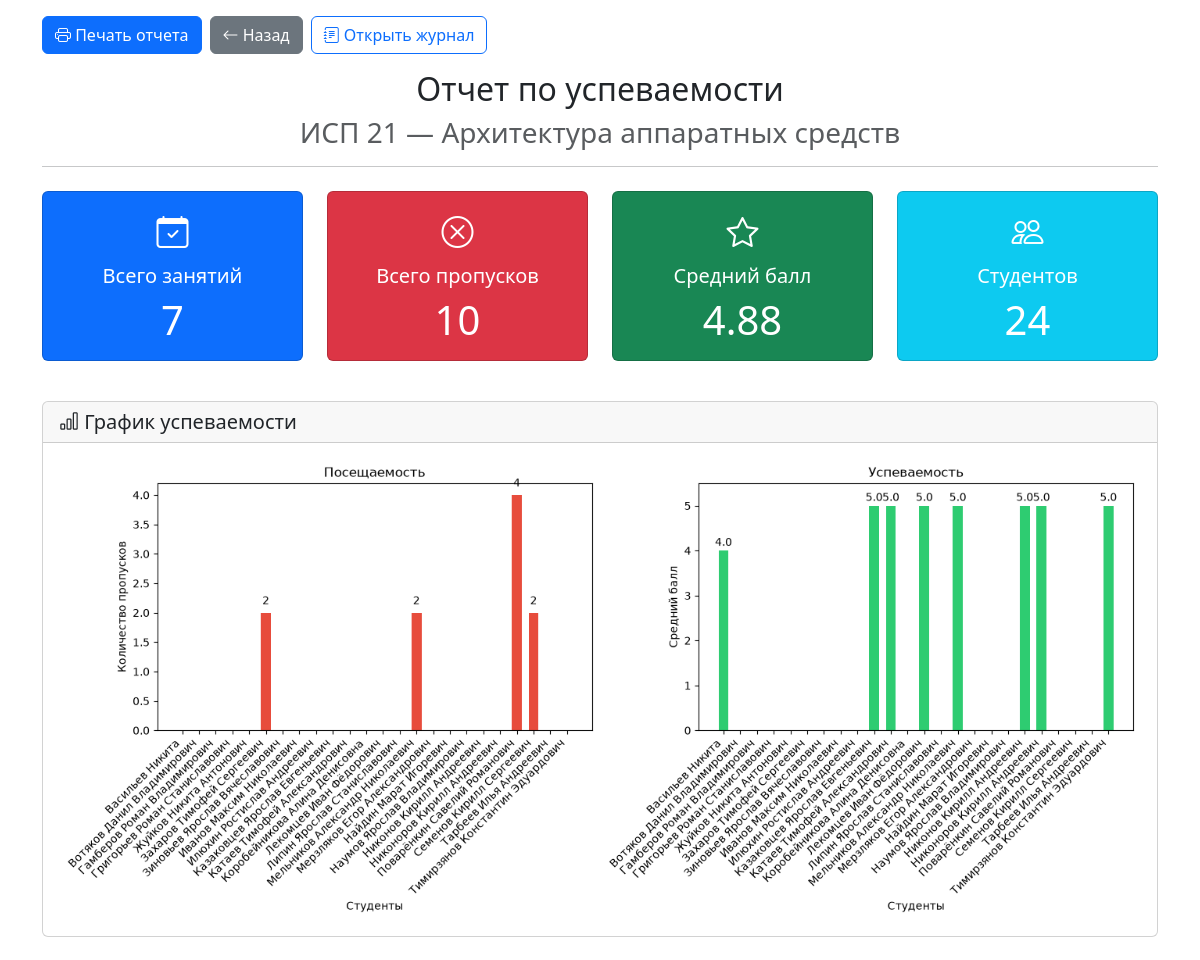
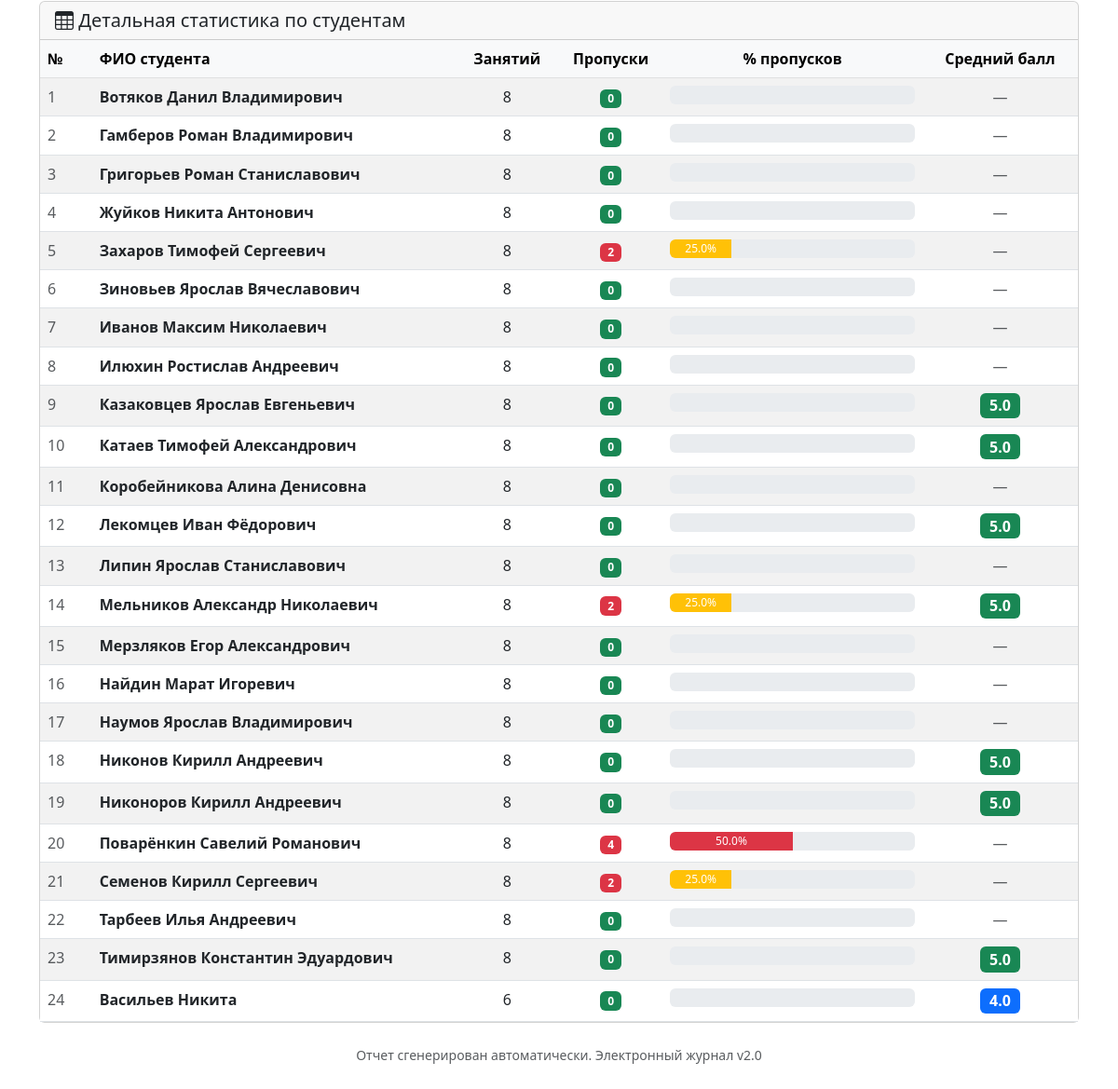
The page /reports/1 (signed in) on the database its author committed (2 pictures, top to bottom).
### tables this page shows
CREATE TABLE groups (
            id INTEGER PRIMARY KEY AUTOINCREMENT,
            name TEXT UNIQUE NOT NULL
        , code TEXT, academic_year_id INTEGER);

CREATE TABLE subjects (
            id INTEGER PRIMARY KEY AUTOINCREMENT,
            name TEXT NOT NULL
        );

CREATE TABLE students (
            id INTEGER PRIMARY KEY AUTOINCREMENT,
            group_id INTEGER NOT NULL,
            full_name TEXT NOT NULL,
            FOREIGN KEY (group_id) REFERENCES groups(id) ON DELETE CASCADE
        );

### routes.py (the view)
@main_bp.route('/reports/<int:gsid>')
@login_required
def view_report(gsid):
    pair = GroupSubject.get_by_id(gsid)
    if not pair:
        flash('Пара не найдена', 'danger')
        return redirect(url_for('main.reports'))
    semester = request.args.get('semester', None, type=int)
    stats = JournalManager.get_statistics(gsid, semester)
    students = Student.get_by_group(pair['group_id'])
    student_stats = {}
    for s in stats['students']:
        st = Student.get_by_id(s['student_id'])
        if st:
            total_considered = (s['absences'] or 0) + (s['attendances'] or 0)
            student_stats[s['student_id']] = {
                'name': st['full_name'],
                'absences': s['absences'],
                'attendances': s['attendances'],
                'total': total_considered,
                'avg_grade': round(s['avg_grade'] or 0, 2),
                'absence_percent': round(
                    ((s['absences'] or 0) / total_considered * 100) if total_considered > 0 else 0,
                    1
                )
            }
    cf = f'report_{gsid}.png'
    cp = os.path.join(Config.STATIC_FOLDER, 'charts', cf)
    os.makedirs(os.path.dirname(cp), exist_ok=True)
    names = [s['full_name'] for s in students]
    absences = [student_stats.get(s['id'], {}).get('absences', 0) for s in students]
    avg_grades = [student_stats.get(s['id'], {}).get('avg_grade', 0) for s in students]
    generate_report_chart(names, absences, avg_grades, cp)
    return render_template('report_detail.html', pair=pair, stats=stats,
                           student_stats=student_stats, chart_filename=f'charts/{cf}')

### journal_manager.py (called while the page is built)
    @staticmethod
    def get_table_name(gs_id):
        return f"journal_{gs_id}"

### models.py (called while the page is built)
def get_db():
    conn = sqlite3.connect(Config.DATABASE)
    conn.row_factory = sqlite3.Row
    conn.execute("PRAGMA foreign_keys = ON")
    return conn

    @staticmethod
    def get_by_group(gid):
        conn = get_db()
        students = conn.execute("SELECT * FROM students WHERE group_id = ? ORDER BY full_name", (gid,)).fetchall()
        conn.close()
        return students

    @staticmethod
    def get_by_id(sid):
        conn = get_db()
        student = conn.execute("SELECT * FROM students WHERE id = ?", (sid,)).fetchone()
        conn.close()
        return student

    @staticmethod
    def get_by_id(gsid):
        conn = get_db()
        pair = conn.execute('''
            SELECT gs.*, g.name as group_name, s.name as subject_name
            FROM group_subjects gs
            JOIN groups g ON gs.group_id=g.id
            JOIN subjects s ON gs.subject_id=s.id
            WHERE gs.id=?
        ''', (gsid,)).fetchone()
        conn.close()
        return pair

### routes.py (called while the page is built)
@main_bp.context_processor
def utility_processor():
    def has_permission(permission_code):
        if 'user_id' in session:
            return Permission.has_permission(session['user_id'], permission_code)
        return False
    def get_semesters(gsid):
        return GroupSubject.get_semesters(gsid)
    def get_hours(gsid, semester):
        return GroupSubject.get_hours(gsid, semester)
    return dict(
        has_permission=has_permission,
        get_semesters=get_semesters,
        get_hours=get_hours
    )

### templates/report_detail.html (shortened to what this page needs)
<!DOCTYPE html>
<html lang="ru">
<head>
    <link href="https://cdn.jsdelivr.net/npm/bootstrap@5.3.0/dist/css/bootstrap.min.css" rel="stylesheet">
    <link rel="stylesheet" href="https://cdn.jsdelivr.net/npm/bootstrap-icons@1.10.0/font/bootstrap-icons.css">
</head>
<body>
    <div class="container mt-3 mb-5">
        <div class="no-print mb-3 d-flex gap-2">
            <button onclick="window.print()" class="btn btn-primary">
                <i class="bi bi-printer"></i> Печать отчета
            </button>
            <button onclick="window.history.back()" class="btn btn-secondary">
                <i class="bi bi-arrow-left"></i> Назад
            </button>
            <a href="{{ url_for('main.journal', gsid=pair.id) }}" class="btn btn-outline-primary">
                <i class="bi bi-journal-text"></i> Открыть журнал
            </a>
        </div>
        <div class="text-center mb-4">
            <h2>Отчет по успеваемости</h2>
            <h3 class="text-muted">{{ pair.group_name }} — {{ pair.subject_name }}</h3>
            <hr>
        </div>
        <div class="row mb-4">
            <div class="col-md-3 mb-3">
                <div class="card text-white bg-primary stat-card h-100">
                    <div class="card-body text-center">
                        <i class="bi bi-calendar-check" style="font-size: 2rem;"></i>
                        <h5 class="mt-2">Всего занятий</h5>
                        <p class="display-6 mb-0">{{ stats.total_lessons }}</p>
                    </div>
                </div>
            </div>
            <div class="col-md-3 mb-3">
                <div class="card text-white bg-danger stat-card h-100">
                    <div class="card-body text-center">
                        <i class="bi bi-x-circle" style="font-size: 2rem;"></i>
                        <h5 class="mt-2">Всего пропусков</h5>
                        <p class="display-6 mb-0">{{ stats.total_absences }}</p>
                    </div>
                </div>
            </div>
            <div class="col-md-3 mb-3">
                <div class="card text-white bg-success stat-card h-100">
                    <div class="card-body text-center">
                        <i class="bi bi-star" style="font-size: 2rem;"></i>
                        <h5 class="mt-2">Средний балл</h5>
                        <p class="display-6 mb-0">{{ stats.avg_grade }}</p>
                    </div>
                </div>
            </div>
            <div class="col-md-3 mb-3">
                <div class="card text-white bg-info stat-card h-100">
                    <div class="card-body text-center">
                        <i class="bi bi-people" style="font-size: 2rem;"></i>
                        <h5 class="mt-2">Студентов</h5>
                        <p class="display-6 mb-0">{{ student_stats|length }}</p>
                    </div>
                </div>
            </div>
        </div>
        <div class="card mb-4">
            <div class="card-header">
                <h5 class="mb-0"><i class="bi bi-bar-chart"></i> График успеваемости</h5>
            </div>
            <div class="card-body text-center">
                <img src="{{ url_for('static', filename=chart_filename) }}"
                     class="img-fluid"
                     alt="График успеваемости"
                     style="max-width: 100%;">
            </div>
        </div>
        <div class="card">
            <div class="card-header">
                <h5 class="mb-0"><i class="bi bi-table"></i> Детальная статистика по студентам</h5>
            </div>
            <div class="card-body p-0">
                <div class="table-responsive">
                    <table class="table table-hover table-striped mb-0">
                        <thead class="table-light">
                            <tr>
                                <th style="width: 5%;">№</th>
                                <th style="width: 35%;">ФИО студента</th>
                                <th class="text-center" style="width: 10%;">Занятий</th>
                                <th class="text-center" style="width: 10%;">Пропуски</th>
                                <th class="text-center" style="width: 25%;">% пропусков</th>
                                <th class="text-center" style="width: 15%;">Средний балл</th>
                            </tr>
                        </thead>
                        <tbody>
                            {% for sid, s in student_stats.items() %}
                            <tr>
                                <td class="text-muted">{{ loop.index }}</td>
                                <td>
                                    <strong>{{ s.name }}</strong>
                                </td>
                                <td class="text-center">{{ s.total }}</td>
                                <td class="text-center">
                                    {% if s.absences > 0 %}
                                    <span class="badge bg-danger">{{ s.absences }}</span>
                                    {% else %}
                                    <span class="badge bg-success">0</span>
                                    {% endif %}
                                </td>
                                <td>
                                    <div class="progress">
                                        <div class="progress-bar
                                            {% if s.absence_percent > 25 %}bg-danger
                                            {% elif s.absence_percent > 10 %}bg-warning
                                            {% else %}bg-success{% endif %}"
                                            role="progressbar"
                                            style="width: {{ s.absence_percent }}%"
                                            title="{{ s.absence_percent }}% пропусков">
                                            {% if s.absence_percent > 5 %}
                                            {{ s.absence_percent }}%
                                            {% endif %}
                                        </div>
                                    </div>
                                </td>
                                <td class="text-center">
                                    {% if s.avg_grade > 0 %}
                                    <span class="badge fs-6
                                        {% if s.avg_grade >= 4.5 %}bg-success
                                        {% elif s.avg_grade >= 3.5 %}bg-primary
                                        {% elif s.avg_grade >= 2.5 %}bg-warning
                                        {% else %}bg-danger{% endif %}">
                                        {{ s.avg_grade }}
                                    </span>
                                    {% else %}
                                    <span class="text-muted">—</span>
                                    {% endif %}
                                </td>
                            </tr>
                            {% endfor %}
                        </tbody>
                    </table>
                </div>
            </div>
        </div>
        <div class="text-center text-muted mt-4 small">
            <p>Отчет сгенерирован автоматически. Электронный журнал v2.0</p>
        </div>
    </div>
</body>
</html>

### templates/report_detail.html (style rules this page uses)
.progress { height: 20px; }
.stat-card { transition: transform 0.2s; }

### rows shown on the page
groups: group_name "ИСП 21"
subjects: subject_name "Архитектура аппаратных средств"
students: name "Вотяков Данил Владимирович"
students: name "Гамберов Роман Владимирович"
students: name "Григорьев Роман Станиславович"
students: name "Жуйков Никита Антонович"
students: name "Захаров Тимофей Сергеевич"
students: name "Зиновьев Ярослав Вячеславович"
students: name "Иванов Максим Николаевич"
students: name "Илюхин Ростислав Андреевич"
students: name "Казаковцев Ярослав Евгеньевич"
students: name "Катаев Тимофей Александрович"
students: name "Коробейникова Алина Денисовна"
students: name "Лекомцев Иван Фёдорович"
students: name "Липин Ярослав Станиславович"
students: name "Мельников Александр Николаевич"
students: name "Мерзляков Егор Александрович"
students: name "Найдин Марат Игоревич"
students: name "Наумов Ярослав Владимирович"
students: name "Никонов Кирилл Андреевич"
students: name "Никоноров Кирилл Андреевич"
students: name "Поварёнкин Савелий Романович"
students: name "Семенов Кирилл Сергеевич"
students: name "Тарбеев Илья Андреевич"
students: name "Тимирзянов Константин Эдуардович"
students: name "Васильев Никита"

### other values the page prints
{{ stats.total_lessons }} "7"
{{ stats.total_absences }} "10"
{{ stats.avg_grade }} "4.88"
{{ student_stats|length }} "24"
{{ s.total }} "8" "8" "8" "8" "8" "8" "8" "8" "8" "8" "8" "8" "8" "8" "8" "8" "8" "8" "8" "8" "8" "8" "8" "6"
{{ s.absences }} "2" "2" "4" "2"
{{ s.absence_percent }} "25.0" "25.0" "50.0" "25.0"
{{ s.avg_grade }} "5.0" "5.0" "5.0" "5.0" "5.0" "5.0" "5.0" "4.0"
